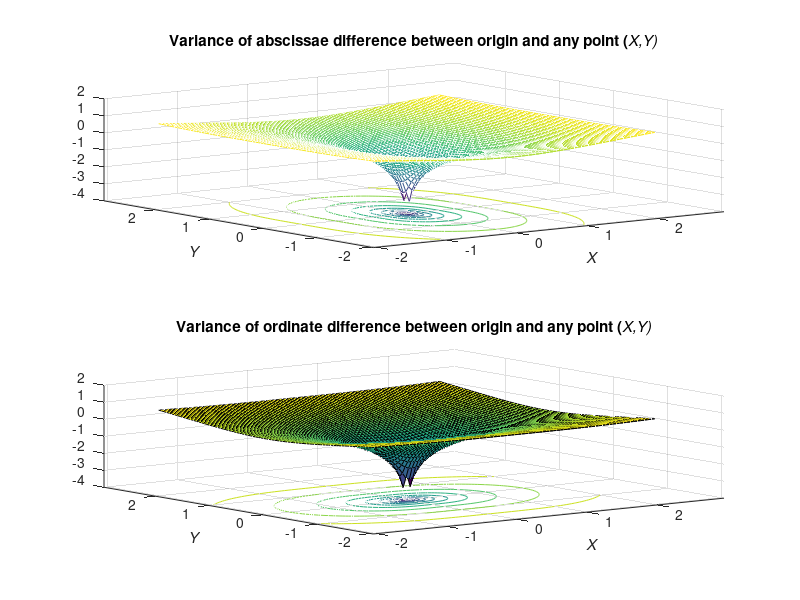

Recreate this plot in MATLAB.
%EX33   Plot of covariance function for difference of 
%       abscissae between two points r apart and with
%       direction angle phi beetween them.

%Kai Borre May 24, 1999
%Copyright (c) by Kai Borre
%$Revision: 1.0 $  $Date: 2000/12/16 $

h = -2:.05:2;
lh = length(h);
k = -2:.05:2;
lk = length(k);
A = zeros(lh,lk);
B = A;

for r = 1:lh
   for s = 1:lk
      z = h(r)+i*k(s);
      if h(r) ~= 0 | k(s) ~= 0
        A(r,s) = log(abs(z))-0.25*cos(2*angle(z));
        B(r,s) = log(abs(z))+0.25*cos(2*angle(z));
      else
         A(r,s) = NaN;
         B(r,s) = NaN;
      end
   end
end

subplot(2,1,1), meshc(A) %surfc(A);
set(gca,'XTick',[1:(lh-1)/4:lh],'XTickLabel', ...
                    ['-2';'-1';' 0';' 1';' 2'],...
        'YTick',[1:(lk-1)/4:lk],'YTickLabel', ...
                    ['-2';'-1';' 0';' 1';' 2'])
title(['Variance of abscissae difference'... 
      ' between origin and any point (\itX,\itY)'])                
xlabel('\itX')
ylabel('\itY')
           
subplot(2,1,2), surfc(B);
set(gca,'XTick',[1:(lh-1)/4:lh],'XTickLabel', ...
                    ['-2';'-1';' 0';' 1';' 2'],...
        'YTick',[1:(lk-1)/4:lk],'YTickLabel', ...
                    ['-2';'-1';' 0';' 1';' 2'])
title(['Variance of ordinate difference'... 
       ' between origin and any point (\itX,\itY)'])                
xlabel('\itX')
ylabel('\itY')

print -deps ex33
%%%%%%%%%%%%%%%%%%%% end ex33.m  %%%%%%%%%%%%%
